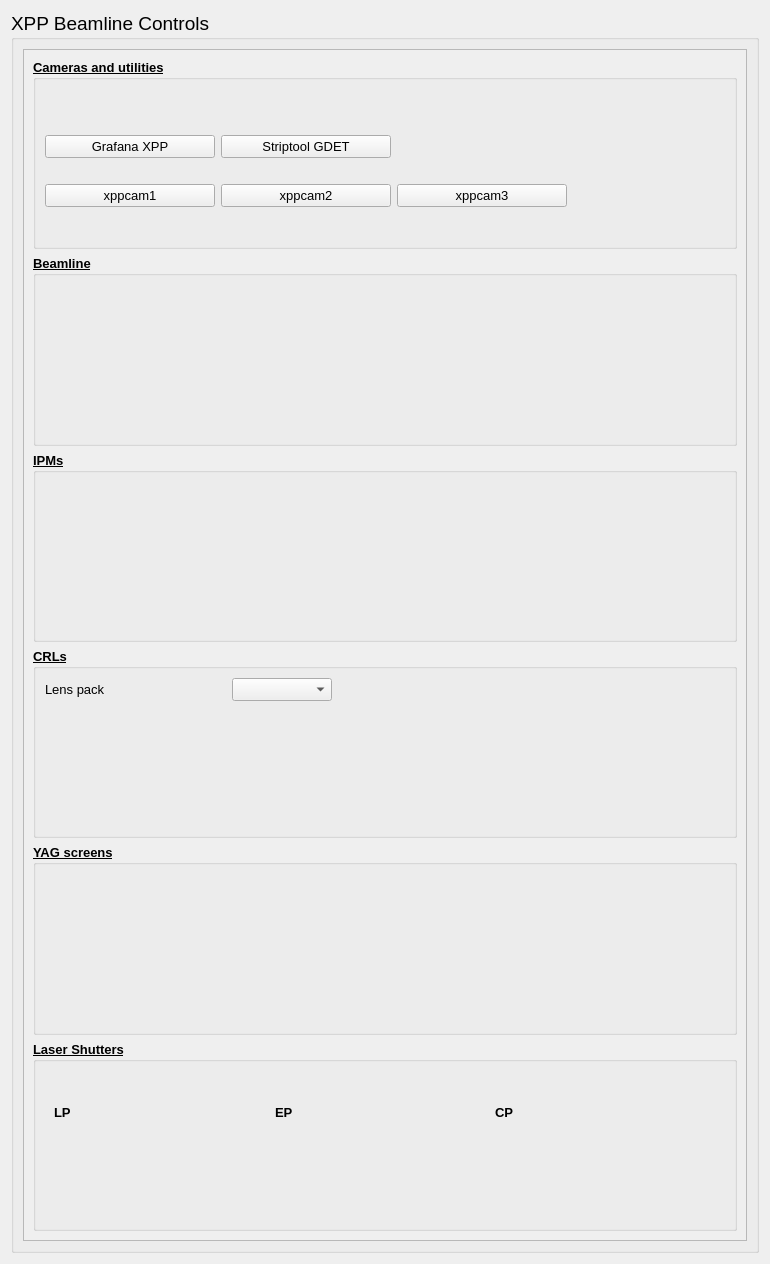
<?xml version="1.0" encoding="UTF-8"?>
<ui version="4.0">
 <class>Form</class>
 <widget class="QWidget" name="Form">
  <property name="geometry">
   <rect>
    <x>0</x>
    <y>0</y>
    <width>770</width>
    <height>1264</height>
   </rect>
  </property>
  <property name="sizePolicy">
   <sizepolicy hsizetype="Preferred" vsizetype="Preferred">
    <horstretch>0</horstretch>
    <verstretch>0</verstretch>
   </sizepolicy>
  </property>
  <property name="minimumSize">
   <size>
    <width>770</width>
    <height>800</height>
   </size>
  </property>
  <property name="maximumSize">
   <size>
    <width>800</width>
    <height>2500</height>
   </size>
  </property>
  <property name="windowTitle">
   <string>Beamline Controls</string>
  </property>
  <layout class="QVBoxLayout" name="verticalLayout_2">
   <item>
    <widget class="QGroupBox" name="groupBox">
     <property name="font">
      <font>
       <pointsize>14</pointsize>
      </font>
     </property>
     <property name="title">
      <string>XPP Beamline Controls</string>
     </property>
     <layout class="QVBoxLayout" name="verticalLayout_4">
      <item>
       <widget class="QScrollArea" name="scrollArea">
        <property name="widgetResizable">
         <bool>true</bool>
        </property>
        <widget class="QWidget" name="scrollAreaWidgetContents">
         <property name="geometry">
          <rect>
           <x>0</x>
           <y>0</y>
           <width>726</width>
           <height>1194</height>
          </rect>
         </property>
         <property name="minimumSize">
          <size>
           <width>0</width>
           <height>0</height>
          </size>
         </property>
         <layout class="QVBoxLayout" name="verticalLayout">
          <item>
           <widget class="QGroupBox" name="cameras">
            <property name="font">
             <font>
              <pointsize>10</pointsize>
              <weight>75</weight>
              <bold>true</bold>
              <underline>true</underline>
             </font>
            </property>
            <property name="title">
             <string>Cameras and utilities</string>
            </property>
            <layout class="QGridLayout" name="gridLayout">
             <item row="0" column="0">
              <widget class="QWidget" name="gridWidget" native="true">
               <property name="font">
                <font>
                 <weight>50</weight>
                 <bold>false</bold>
                 <underline>false</underline>
                </font>
               </property>
               <layout class="QGridLayout" name="gridLayout_2">
                <property name="leftMargin">
                 <number>0</number>
                </property>
                <property name="topMargin">
                 <number>0</number>
                </property>
                <property name="rightMargin">
                 <number>0</number>
                </property>
                <property name="horizontalSpacing">
                 <number>6</number>
                </property>
                <item row="0" column="0">
                 <widget class="PyDMEmbeddedDisplay" name="PyDMEmbeddedDisplay_12">
                  <property name="sizePolicy">
                   <sizepolicy hsizetype="Fixed" vsizetype="Fixed">
                    <horstretch>0</horstretch>
                    <verstretch>0</verstretch>
                   </sizepolicy>
                  </property>
                  <property name="toolTip">
                   <string/>
                  </property>
                  <property name="macros" stdset="0">
                   <string>{&quot;HUTCH&quot;: &quot;xpp&quot;}</string>
                  </property>
                  <property name="filename" stdset="0">
                   <string>../widgets/gige_menu.py</string>
                  </property>
                  <property name="loadWhenShown" stdset="0">
                   <bool>true</bool>
                  </property>
                  <property name="disconnectWhenHidden" stdset="0">
                   <bool>true</bool>
                  </property>
                 </widget>
                </item>
                <item row="1" column="0">
                 <widget class="PyDMShellCommand" name="PyDMShellCommand">
                  <property name="minimumSize">
                   <size>
                    <width>170</width>
                    <height>0</height>
                   </size>
                  </property>
                  <property name="toolTip">
                   <string/>
                  </property>
                  <property name="text">
                   <string>Grafana XPP</string>
                  </property>
                  <property name="iconSize">
                   <size>
                    <width>16</width>
                    <height>16</height>
                   </size>
                  </property>
                  <property name="alarmSensitiveContent" stdset="0">
                   <bool>false</bool>
                  </property>
                  <property name="alarmSensitiveBorder" stdset="0">
                   <bool>true</bool>
                  </property>
                  <property name="PyDMToolTip" stdset="0">
                   <string/>
                  </property>
                  <property name="channel" stdset="0">
                   <string/>
                  </property>
                  <property name="showConfirmDialog" stdset="0">
                   <bool>false</bool>
                  </property>
                  <property name="confirmMessage" stdset="0">
                   <string>Are you sure you want to proceed?</string>
                  </property>
                  <property name="environmentVariables" stdset="0">
                   <string/>
                  </property>
                  <property name="showIcon" stdset="0">
                   <bool>false</bool>
                  </property>
                  <property name="redirectCommandOutput" stdset="0">
                   <bool>false</bool>
                  </property>
                  <property name="allowMultipleExecutions" stdset="0">
                   <bool>false</bool>
                  </property>
                  <property name="titles" stdset="0">
                   <stringlist/>
                  </property>
                  <property name="commands" stdset="0">
                   <stringlist>
                    <string>grafana_xpp</string>
                   </stringlist>
                  </property>
                  <property name="passwordProtected" stdset="0">
                   <bool>false</bool>
                  </property>
                  <property name="password" stdset="0">
                   <string/>
                  </property>
                  <property name="protectedPassword" stdset="0">
                   <string/>
                  </property>
                 </widget>
                </item>
                <item row="2" column="2">
                 <widget class="PyDMShellCommand" name="PyDMShellCommand_5">
                  <property name="sizePolicy">
                   <sizepolicy hsizetype="Fixed" vsizetype="Fixed">
                    <horstretch>0</horstretch>
                    <verstretch>0</verstretch>
                   </sizepolicy>
                  </property>
                  <property name="minimumSize">
                   <size>
                    <width>170</width>
                    <height>0</height>
                   </size>
                  </property>
                  <property name="toolTip">
                   <string/>
                  </property>
                  <property name="text">
                   <string>xppcam3</string>
                  </property>
                  <property name="alarmSensitiveContent" stdset="0">
                   <bool>false</bool>
                  </property>
                  <property name="alarmSensitiveBorder" stdset="0">
                   <bool>true</bool>
                  </property>
                  <property name="PyDMToolTip" stdset="0">
                   <string/>
                  </property>
                  <property name="channel" stdset="0">
                   <string/>
                  </property>
                  <property name="showConfirmDialog" stdset="0">
                   <bool>false</bool>
                  </property>
                  <property name="confirmMessage" stdset="0">
                   <string>Are you sure you want to proceed?</string>
                  </property>
                  <property name="environmentVariables" stdset="0">
                   <string/>
                  </property>
                  <property name="showIcon" stdset="0">
                   <bool>false</bool>
                  </property>
                  <property name="redirectCommandOutput" stdset="0">
                   <bool>false</bool>
                  </property>
                  <property name="allowMultipleExecutions" stdset="0">
                   <bool>false</bool>
                  </property>
                  <property name="titles" stdset="0">
                   <stringlist/>
                  </property>
                  <property name="commands" stdset="0">
                   <stringlist>
                    <string>xppcam3</string>
                   </stringlist>
                  </property>
                  <property name="passwordProtected" stdset="0">
                   <bool>false</bool>
                  </property>
                  <property name="password" stdset="0">
                   <string/>
                  </property>
                  <property name="protectedPassword" stdset="0">
                   <string/>
                  </property>
                 </widget>
                </item>
                <item row="1" column="1">
                 <widget class="PyDMShellCommand" name="PyDMShellCommand_2">
                  <property name="sizePolicy">
                   <sizepolicy hsizetype="Fixed" vsizetype="Fixed">
                    <horstretch>0</horstretch>
                    <verstretch>0</verstretch>
                   </sizepolicy>
                  </property>
                  <property name="minimumSize">
                   <size>
                    <width>170</width>
                    <height>0</height>
                   </size>
                  </property>
                  <property name="toolTip">
                   <string/>
                  </property>
                  <property name="text">
                   <string>Striptool GDET</string>
                  </property>
                  <property name="alarmSensitiveContent" stdset="0">
                   <bool>false</bool>
                  </property>
                  <property name="alarmSensitiveBorder" stdset="0">
                   <bool>true</bool>
                  </property>
                  <property name="PyDMToolTip" stdset="0">
                   <string/>
                  </property>
                  <property name="channel" stdset="0">
                   <string/>
                  </property>
                  <property name="showConfirmDialog" stdset="0">
                   <bool>false</bool>
                  </property>
                  <property name="confirmMessage" stdset="0">
                   <string>Are you sure you want to proceed?</string>
                  </property>
                  <property name="environmentVariables" stdset="0">
                   <string/>
                  </property>
                  <property name="showIcon" stdset="0">
                   <bool>false</bool>
                  </property>
                  <property name="redirectCommandOutput" stdset="0">
                   <bool>false</bool>
                  </property>
                  <property name="allowMultipleExecutions" stdset="0">
                   <bool>false</bool>
                  </property>
                  <property name="titles" stdset="0">
                   <stringlist/>
                  </property>
                  <property name="commands" stdset="0">
                   <stringlist>
                    <string>striptool_gas</string>
                   </stringlist>
                  </property>
                  <property name="passwordProtected" stdset="0">
                   <bool>false</bool>
                  </property>
                  <property name="password" stdset="0">
                   <string/>
                  </property>
                  <property name="protectedPassword" stdset="0">
                   <string/>
                  </property>
                 </widget>
                </item>
                <item row="2" column="1">
                 <widget class="PyDMShellCommand" name="PyDMShellCommand_4">
                  <property name="minimumSize">
                   <size>
                    <width>170</width>
                    <height>0</height>
                   </size>
                  </property>
                  <property name="toolTip">
                   <string/>
                  </property>
                  <property name="text">
                   <string>xppcam2</string>
                  </property>
                  <property name="alarmSensitiveContent" stdset="0">
                   <bool>false</bool>
                  </property>
                  <property name="alarmSensitiveBorder" stdset="0">
                   <bool>true</bool>
                  </property>
                  <property name="PyDMToolTip" stdset="0">
                   <string/>
                  </property>
                  <property name="channel" stdset="0">
                   <string/>
                  </property>
                  <property name="showConfirmDialog" stdset="0">
                   <bool>false</bool>
                  </property>
                  <property name="confirmMessage" stdset="0">
                   <string>Are you sure you want to proceed?</string>
                  </property>
                  <property name="environmentVariables" stdset="0">
                   <string/>
                  </property>
                  <property name="showIcon" stdset="0">
                   <bool>false</bool>
                  </property>
                  <property name="redirectCommandOutput" stdset="0">
                   <bool>false</bool>
                  </property>
                  <property name="allowMultipleExecutions" stdset="0">
                   <bool>false</bool>
                  </property>
                  <property name="titles" stdset="0">
                   <stringlist/>
                  </property>
                  <property name="commands" stdset="0">
                   <stringlist>
                    <string>xppcam2</string>
                   </stringlist>
                  </property>
                  <property name="passwordProtected" stdset="0">
                   <bool>false</bool>
                  </property>
                  <property name="password" stdset="0">
                   <string/>
                  </property>
                  <property name="protectedPassword" stdset="0">
                   <string/>
                  </property>
                 </widget>
                </item>
                <item row="2" column="0">
                 <widget class="PyDMShellCommand" name="PyDMShellCommand_3">
                  <property name="minimumSize">
                   <size>
                    <width>170</width>
                    <height>0</height>
                   </size>
                  </property>
                  <property name="toolTip">
                   <string/>
                  </property>
                  <property name="text">
                   <string>xppcam1</string>
                  </property>
                  <property name="alarmSensitiveContent" stdset="0">
                   <bool>false</bool>
                  </property>
                  <property name="alarmSensitiveBorder" stdset="0">
                   <bool>true</bool>
                  </property>
                  <property name="PyDMToolTip" stdset="0">
                   <string/>
                  </property>
                  <property name="channel" stdset="0">
                   <string/>
                  </property>
                  <property name="showConfirmDialog" stdset="0">
                   <bool>false</bool>
                  </property>
                  <property name="confirmMessage" stdset="0">
                   <string>Are you sure you want to proceed?</string>
                  </property>
                  <property name="environmentVariables" stdset="0">
                   <string/>
                  </property>
                  <property name="showIcon" stdset="0">
                   <bool>false</bool>
                  </property>
                  <property name="redirectCommandOutput" stdset="0">
                   <bool>false</bool>
                  </property>
                  <property name="allowMultipleExecutions" stdset="0">
                   <bool>false</bool>
                  </property>
                  <property name="titles" stdset="0">
                   <stringlist/>
                  </property>
                  <property name="commands" stdset="0">
                   <stringlist>
                    <string>/cds/home/opr/xppopr/bin/xppcam1</string>
                   </stringlist>
                  </property>
                  <property name="passwordProtected" stdset="0">
                   <bool>false</bool>
                  </property>
                  <property name="password" stdset="0">
                   <string/>
                  </property>
                  <property name="protectedPassword" stdset="0">
                   <string/>
                  </property>
                 </widget>
                </item>
               </layout>
              </widget>
             </item>
             <item row="0" column="1">
              <spacer name="horizontalSpacer_2">
               <property name="orientation">
                <enum>Qt::Horizontal</enum>
               </property>
               <property name="sizeHint" stdset="0">
                <size>
                 <width>40</width>
                 <height>20</height>
                </size>
               </property>
              </spacer>
             </item>
            </layout>
           </widget>
          </item>
          <item>
           <widget class="QGroupBox" name="beamline">
            <property name="font">
             <font>
              <pointsize>10</pointsize>
              <weight>75</weight>
              <bold>true</bold>
              <underline>true</underline>
             </font>
            </property>
            <property name="title">
             <string>Beamline</string>
            </property>
            <layout class="QVBoxLayout" name="verticalLayout_12">
             <item>
              <widget class="QWidget" name="HWidget_3" native="true">
               <property name="font">
                <font>
                 <weight>50</weight>
                 <bold>false</bold>
                 <underline>false</underline>
                </font>
               </property>
               <layout class="QHBoxLayout" name="horizontalLayout_12">
                <property name="leftMargin">
                 <number>1</number>
                </property>
                <property name="topMargin">
                 <number>1</number>
                </property>
                <item>
                 <layout class="QVBoxLayout" name="verticalLayout_11">
                  <property name="topMargin">
                   <number>0</number>
                  </property>
                  <item>
                   <layout class="QHBoxLayout" name="horizontalLayout_3">
                    <item>
                     <widget class="PyDMEmbeddedDisplay" name="lodcm">
                      <property name="toolTip">
                       <string/>
                      </property>
                      <property name="macros" stdset="0">
                       <string>{&quot;LABEL&quot;:&quot;LODCM&quot;,&quot;PV&quot;:&quot;XPP:LODCM:H1N&quot;}</string>
                      </property>
                      <property name="filename" stdset="0">
                       <string>../widgets/enum_label.ui</string>
                      </property>
                     </widget>
                    </item>
                    <item>
                     <spacer name="horizontalSpacer_3">
                      <property name="orientation">
                       <enum>Qt::Horizontal</enum>
                      </property>
                      <property name="sizeHint" stdset="0">
                       <size>
                        <width>40</width>
                        <height>20</height>
                       </size>
                      </property>
                     </spacer>
                    </item>
                   </layout>
                  </item>
                  <item>
                   <layout class="QHBoxLayout" name="horizontalLayout_11">
                    <item>
                     <widget class="PyDMEmbeddedDisplay" name="timetool">
                      <property name="toolTip">
                       <string/>
                      </property>
                      <property name="macros" stdset="0">
                       <string>{&quot;LABEL&quot;:&quot;Timetool&quot;,&quot;PV&quot;:&quot;XPP:TIMETOOL:GO&quot;}</string>
                      </property>
                      <property name="filename" stdset="0">
                       <string>../widgets/enum_label.ui</string>
                      </property>
                     </widget>
                    </item>
                    <item>
                     <spacer name="horizontalSpacer_4">
                      <property name="orientation">
                       <enum>Qt::Horizontal</enum>
                      </property>
                      <property name="sizeHint" stdset="0">
                       <size>
                        <width>40</width>
                        <height>20</height>
                       </size>
                      </property>
                     </spacer>
                    </item>
                   </layout>
                  </item>
                  <item>
                   <layout class="QHBoxLayout" name="horizontalLayout_10">
                    <property name="spacing">
                     <number>7</number>
                    </property>
                    <property name="leftMargin">
                     <number>0</number>
                    </property>
                    <property name="rightMargin">
                     <number>0</number>
                    </property>
                   </layout>
                  </item>
                 </layout>
                </item>
                <item>
                 <widget class="PyDMEmbeddedDisplay" name="pp">
                  <property name="sizePolicy">
                   <sizepolicy hsizetype="Preferred" vsizetype="Preferred">
                    <horstretch>0</horstretch>
                    <verstretch>0</verstretch>
                   </sizepolicy>
                  </property>
                  <property name="maximumSize">
                   <size>
                    <width>260</width>
                    <height>200</height>
                   </size>
                  </property>
                  <property name="toolTip">
                   <string/>
                  </property>
                  <property name="macros" stdset="0">
                   <string>{&quot;MOTOR&quot;: &quot;XPP:SB2:MMS:16&quot;}</string>
                  </property>
                  <property name="filename" stdset="0">
                   <string>../widgets/positioner_compact.ui</string>
                  </property>
                  <property name="loadWhenShown" stdset="0">
                   <bool>true</bool>
                  </property>
                  <property name="disconnectWhenHidden" stdset="0">
                   <bool>true</bool>
                  </property>
                 </widget>
                </item>
                <item>
                 <spacer name="horizontalSpacer_6">
                  <property name="orientation">
                   <enum>Qt::Horizontal</enum>
                  </property>
                  <property name="sizeHint" stdset="0">
                   <size>
                    <width>40</width>
                    <height>20</height>
                   </size>
                  </property>
                 </spacer>
                </item>
               </layout>
              </widget>
             </item>
            </layout>
           </widget>
          </item>
          <item>
           <widget class="QGroupBox" name="IPMS">
            <property name="font">
             <font>
              <pointsize>10</pointsize>
              <weight>75</weight>
              <bold>true</bold>
              <underline>true</underline>
             </font>
            </property>
            <property name="title">
             <string>IPMs</string>
            </property>
            <layout class="QHBoxLayout" name="horizontalLayout_2">
             <property name="spacing">
              <number>0</number>
             </property>
             <property name="leftMargin">
              <number>0</number>
             </property>
             <property name="topMargin">
              <number>0</number>
             </property>
             <property name="rightMargin">
              <number>0</number>
             </property>
             <property name="bottomMargin">
              <number>0</number>
             </property>
             <item>
              <widget class="QWidget" name="VWidget_2" native="true">
               <property name="font">
                <font>
                 <weight>50</weight>
                 <bold>false</bold>
                 <underline>false</underline>
                </font>
               </property>
               <layout class="QVBoxLayout" name="verticalLayout_3">
                <property name="spacing">
                 <number>0</number>
                </property>
                <property name="topMargin">
                 <number>0</number>
                </property>
                <property name="rightMargin">
                 <number>0</number>
                </property>
                <property name="bottomMargin">
                 <number>0</number>
                </property>
                <item>
                 <widget class="PyDMEmbeddedDisplay" name="PyDMEmbeddedDisplay">
                  <property name="sizePolicy">
                   <sizepolicy hsizetype="Preferred" vsizetype="Preferred">
                    <horstretch>0</horstretch>
                    <verstretch>0</verstretch>
                   </sizepolicy>
                  </property>
                  <property name="toolTip">
                   <string/>
                  </property>
                  <property name="macros" stdset="0">
                   <string>{&quot;IPM&quot;:&quot;HX2:SB1:IPM&quot;,&quot;BMMON&quot;:&quot;HX2:SB1:BMMON&quot;}</string>
                  </property>
                  <property name="filename" stdset="0">
                   <string>../widgets/ipm_small.ui</string>
                  </property>
                 </widget>
                </item>
                <item>
                 <widget class="PyDMEmbeddedDisplay" name="PyDMEmbeddedDisplay_2">
                  <property name="toolTip">
                   <string/>
                  </property>
                  <property name="macros" stdset="0">
                   <string>{&quot;IPM&quot;:&quot;XPP:SB2:IPM&quot;,&quot;BMMON&quot;:&quot;XPP:SB2:BMMON&quot;}</string>
                  </property>
                  <property name="filename" stdset="0">
                   <string>../widgets/ipm_small.ui</string>
                  </property>
                 </widget>
                </item>
                <item>
                 <widget class="PyDMEmbeddedDisplay" name="PyDMEmbeddedDisplay_3">
                  <property name="toolTip">
                   <string/>
                  </property>
                  <property name="macros" stdset="0">
                   <string>{&quot;IPM&quot;: &quot;XPP:SB3:IPM&quot;, &quot;BMMON&quot;: &quot;XPP:SB3:W82&quot;}</string>
                  </property>
                  <property name="filename" stdset="0">
                   <string>../widgets/ipm_small.ui</string>
                  </property>
                  <property name="loadWhenShown" stdset="0">
                   <bool>true</bool>
                  </property>
                  <property name="disconnectWhenHidden" stdset="0">
                   <bool>true</bool>
                  </property>
                 </widget>
                </item>
               </layout>
              </widget>
             </item>
             <item>
              <spacer name="horizontalSpacer_5">
               <property name="orientation">
                <enum>Qt::Horizontal</enum>
               </property>
               <property name="sizeHint" stdset="0">
                <size>
                 <width>40</width>
                 <height>20</height>
                </size>
               </property>
              </spacer>
             </item>
            </layout>
           </widget>
          </item>
          <item>
           <widget class="QGroupBox" name="CRL">
            <property name="maximumSize">
             <size>
              <width>16777215</width>
              <height>200</height>
             </size>
            </property>
            <property name="font">
             <font>
              <pointsize>10</pointsize>
              <weight>75</weight>
              <bold>true</bold>
              <underline>true</underline>
             </font>
            </property>
            <property name="title">
             <string>CRLs</string>
            </property>
            <layout class="QVBoxLayout" name="verticalLayout_6">
             <item>
              <widget class="QWidget" name="VWidget" native="true">
               <property name="font">
                <font>
                 <weight>50</weight>
                 <bold>false</bold>
                 <underline>false</underline>
                </font>
               </property>
               <layout class="QVBoxLayout" name="verticalLayout_5">
                <property name="leftMargin">
                 <number>0</number>
                </property>
                <property name="topMargin">
                 <number>0</number>
                </property>
                <property name="rightMargin">
                 <number>0</number>
                </property>
                <property name="bottomMargin">
                 <number>0</number>
                </property>
                <item>
                 <layout class="QHBoxLayout" name="horizontalLayout_5">
                  <item>
                   <widget class="QLabel" name="label">
                    <property name="minimumSize">
                     <size>
                      <width>100</width>
                      <height>0</height>
                     </size>
                    </property>
                    <property name="text">
                     <string>Lens pack</string>
                    </property>
                   </widget>
                  </item>
                  <item>
                   <widget class="PyDMLabel" name="PyDMLabel">
                    <property name="minimumSize">
                     <size>
                      <width>75</width>
                      <height>0</height>
                     </size>
                    </property>
                    <property name="toolTip">
                     <string/>
                    </property>
                    <property name="precision" stdset="0">
                     <number>0</number>
                    </property>
                    <property name="showUnits" stdset="0">
                     <bool>false</bool>
                    </property>
                    <property name="precisionFromPV" stdset="0">
                     <bool>true</bool>
                    </property>
                    <property name="alarmSensitiveContent" stdset="0">
                     <bool>false</bool>
                    </property>
                    <property name="alarmSensitiveBorder" stdset="0">
                     <bool>true</bool>
                    </property>
                    <property name="PyDMToolTip" stdset="0">
                     <string/>
                    </property>
                    <property name="channel" stdset="0">
                     <string>ca://XPP:SB2:XFLS.VAL</string>
                    </property>
                   </widget>
                  </item>
                  <item>
                   <widget class="PyDMEnumComboBox" name="PyDMEnumComboBox">
                    <property name="minimumSize">
                     <size>
                      <width>100</width>
                      <height>0</height>
                     </size>
                    </property>
                    <property name="toolTip">
                     <string/>
                    </property>
                    <property name="channel" stdset="0">
                     <string>ca://XPP:SB2:XFLS:GO</string>
                    </property>
                   </widget>
                  </item>
                  <item>
                   <spacer name="horizontalSpacer">
                    <property name="orientation">
                     <enum>Qt::Horizontal</enum>
                    </property>
                    <property name="sizeHint" stdset="0">
                     <size>
                      <width>40</width>
                      <height>20</height>
                     </size>
                    </property>
                   </spacer>
                  </item>
                 </layout>
                </item>
                <item>
                 <widget class="PyDMEmbeddedDisplay" name="PyDMEmbeddedDisplay_4">
                  <property name="toolTip">
                   <string/>
                  </property>
                  <property name="macros" stdset="0">
                   <string>{&quot;MOTOR&quot;:&quot;XPP:SB2:MMS:13&quot;}</string>
                  </property>
                  <property name="filename" stdset="0">
                   <string>../widgets/positioner_row.ui</string>
                  </property>
                 </widget>
                </item>
                <item>
                 <widget class="PyDMEmbeddedDisplay" name="PyDMEmbeddedDisplay_5">
                  <property name="toolTip">
                   <string/>
                  </property>
                  <property name="macros" stdset="0">
                   <string>{&quot;MOTOR&quot;:&quot;XPP:SB2:MMS:14&quot;}</string>
                  </property>
                  <property name="filename" stdset="0">
                   <string>../widgets/positioner_row.ui</string>
                  </property>
                 </widget>
                </item>
                <item>
                 <widget class="PyDMEmbeddedDisplay" name="PyDMEmbeddedDisplay_6">
                  <property name="toolTip">
                   <string/>
                  </property>
                  <property name="macros" stdset="0">
                   <string>{&quot;MOTOR&quot;:&quot;XPP:SB2:MMS:15&quot;}</string>
                  </property>
                  <property name="filename" stdset="0">
                   <string>../widgets/positioner_row.ui</string>
                  </property>
                 </widget>
                </item>
               </layout>
              </widget>
             </item>
            </layout>
           </widget>
          </item>
          <item>
           <widget class="QGroupBox" name="yag">
            <property name="font">
             <font>
              <pointsize>10</pointsize>
              <weight>75</weight>
              <bold>true</bold>
              <underline>true</underline>
             </font>
            </property>
            <property name="title">
             <string>YAG screens</string>
            </property>
            <layout class="QHBoxLayout" name="horizontalLayout_7">
             <item>
              <widget class="QWidget" name="HWidget" native="true">
               <property name="font">
                <font>
                 <weight>50</weight>
                 <bold>false</bold>
                 <underline>false</underline>
                </font>
               </property>
               <layout class="QHBoxLayout" name="horizontalLayout_6">
                <item>
                 <widget class="PyDMEmbeddedDisplay" name="PyDMEmbeddedDisplay_7">
                  <property name="sizePolicy">
                   <sizepolicy hsizetype="Preferred" vsizetype="Preferred">
                    <horstretch>0</horstretch>
                    <verstretch>0</verstretch>
                   </sizepolicy>
                  </property>
                  <property name="maximumSize">
                   <size>
                    <width>16777215</width>
                    <height>16777215</height>
                   </size>
                  </property>
                  <property name="toolTip">
                   <string/>
                  </property>
                  <property name="macros" stdset="0">
                   <string>{&quot;PIM&quot;:&quot;HX2:SB1&quot;}</string>
                  </property>
                  <property name="filename" stdset="0">
                   <string>../widgets/yag.ui</string>
                  </property>
                 </widget>
                </item>
                <item>
                 <widget class="PyDMEmbeddedDisplay" name="PyDMEmbeddedDisplay_8">
                  <property name="sizePolicy">
                   <sizepolicy hsizetype="Preferred" vsizetype="Preferred">
                    <horstretch>0</horstretch>
                    <verstretch>0</verstretch>
                   </sizepolicy>
                  </property>
                  <property name="maximumSize">
                   <size>
                    <width>16777215</width>
                    <height>16777215</height>
                   </size>
                  </property>
                  <property name="toolTip">
                   <string/>
                  </property>
                  <property name="macros" stdset="0">
                   <string>{&quot;PIM&quot;:&quot;XPP:SB3&quot;}</string>
                  </property>
                  <property name="filename" stdset="0">
                   <string>../widgets/yag.ui</string>
                  </property>
                 </widget>
                </item>
               </layout>
              </widget>
             </item>
            </layout>
           </widget>
          </item>
          <item>
           <widget class="QGroupBox" name="shutters">
            <property name="font">
             <font>
              <pointsize>10</pointsize>
              <weight>75</weight>
              <bold>true</bold>
              <underline>true</underline>
             </font>
            </property>
            <property name="title">
             <string>Laser Shutters</string>
            </property>
            <layout class="QHBoxLayout" name="horizontalLayout_9">
             <item>
              <widget class="QWidget" name="HWidget_2" native="true">
               <property name="font">
                <font>
                 <weight>50</weight>
                 <bold>false</bold>
                 <underline>false</underline>
                </font>
               </property>
               <layout class="QHBoxLayout" name="horizontalLayout_8">
                <property name="spacing">
                 <number>0</number>
                </property>
                <item>
                 <layout class="QVBoxLayout" name="verticalLayout_7">
                  <property name="spacing">
                   <number>0</number>
                  </property>
                  <item>
                   <widget class="QLabel" name="label_2">
                    <property name="font">
                     <font>
                      <weight>75</weight>
                      <bold>true</bold>
                     </font>
                    </property>
                    <property name="text">
                     <string>LP</string>
                    </property>
                   </widget>
                  </item>
                  <item>
                   <widget class="PyDMEmbeddedDisplay" name="PyDMEmbeddedDisplay_9">
                    <property name="toolTip">
                     <string/>
                    </property>
                    <property name="macros" stdset="0">
                     <string>{&quot;AO&quot;:&quot;XPP:USR:ao1:14&quot;, &quot;VAL&quot;:4.5}</string>
                    </property>
                    <property name="filename" stdset="0">
                     <string>../widgets/acromag_ao_shutter.ui</string>
                    </property>
                   </widget>
                  </item>
                 </layout>
                </item>
                <item>
                 <layout class="QVBoxLayout" name="verticalLayout_8">
                  <property name="spacing">
                   <number>0</number>
                  </property>
                  <item>
                   <widget class="QLabel" name="label_3">
                    <property name="font">
                     <font>
                      <weight>75</weight>
                      <bold>true</bold>
                     </font>
                    </property>
                    <property name="text">
                     <string>EP</string>
                    </property>
                   </widget>
                  </item>
                  <item>
                   <widget class="PyDMEmbeddedDisplay" name="PyDMEmbeddedDisplay_10">
                    <property name="toolTip">
                     <string/>
                    </property>
                    <property name="macros" stdset="0">
                     <string>{&quot;AO&quot;:&quot;XPP:USR:ao1:13&quot;, &quot;VAL&quot;:4.5}</string>
                    </property>
                    <property name="filename" stdset="0">
                     <string>../widgets/acromag_ao_shutter.ui</string>
                    </property>
                   </widget>
                  </item>
                 </layout>
                </item>
                <item>
                 <layout class="QVBoxLayout" name="verticalLayout_9">
                  <property name="spacing">
                   <number>0</number>
                  </property>
                  <item>
                   <widget class="QLabel" name="label_4">
                    <property name="font">
                     <font>
                      <weight>75</weight>
                      <bold>true</bold>
                     </font>
                    </property>
                    <property name="text">
                     <string>CP</string>
                    </property>
                   </widget>
                  </item>
                  <item>
                   <widget class="PyDMEmbeddedDisplay" name="PyDMEmbeddedDisplay_11">
                    <property name="toolTip">
                     <string/>
                    </property>
                    <property name="macros" stdset="0">
                     <string>{&quot;AO&quot;:&quot;XPP:USR:ao1:15&quot;, &quot;VAL&quot;:4.5}</string>
                    </property>
                    <property name="filename" stdset="0">
                     <string>../widgets/acromag_ao_shutter.ui</string>
                    </property>
                   </widget>
                  </item>
                 </layout>
                </item>
               </layout>
              </widget>
             </item>
            </layout>
           </widget>
          </item>
         </layout>
        </widget>
       </widget>
      </item>
     </layout>
    </widget>
   </item>
  </layout>
 </widget>
 <customwidgets>
  <customwidget>
   <class>PyDMLabel</class>
   <extends>QLabel</extends>
   <header>pydm.widgets.label</header>
  </customwidget>
  <customwidget>
   <class>PyDMEmbeddedDisplay</class>
   <extends>QFrame</extends>
   <header>pydm.widgets.embedded_display</header>
  </customwidget>
  <customwidget>
   <class>PyDMEnumComboBox</class>
   <extends>QComboBox</extends>
   <header>pydm.widgets.enum_combo_box</header>
  </customwidget>
  <customwidget>
   <class>PyDMShellCommand</class>
   <extends>QPushButton</extends>
   <header>pydm.widgets.shell_command</header>
  </customwidget>
 </customwidgets>
 <resources/>
 <connections/>
</ui>
